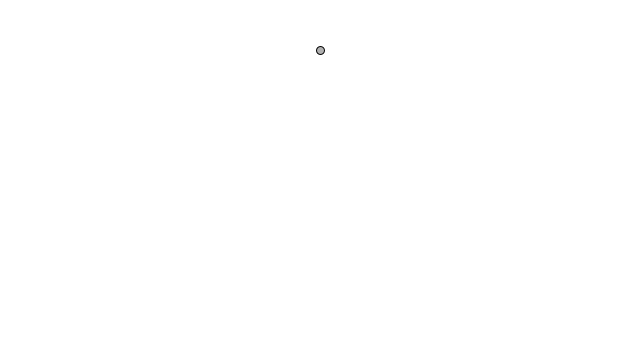
Frame 1 (no input)
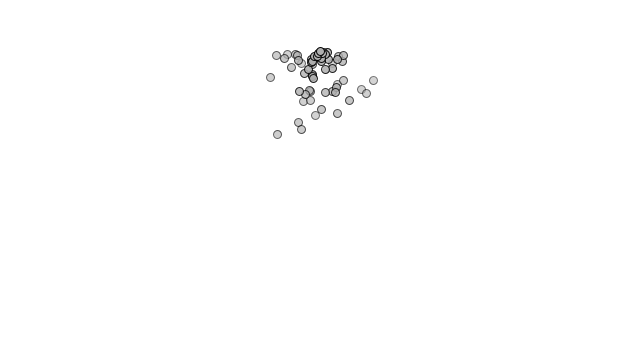
Frame 60 (the mouse pressed at the canvas centre just before this capture)
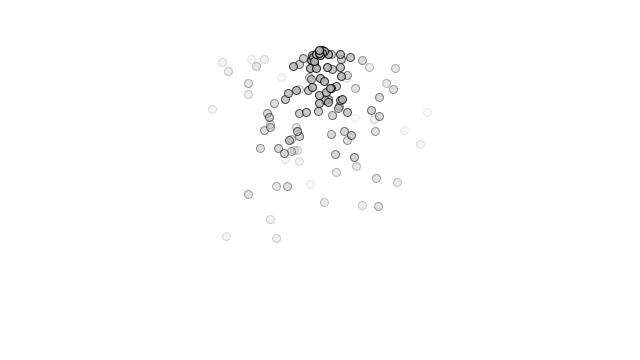
Frame 120 (the mouse held since frame 60 and released just before this capture)

The Processing sketch that drew these frames (run headless with seeded random() and noise(); from frame 60 on, the mouse is pressed at the canvas centre):

// Processing sketch: e04_ps_system
// ── e04_ps_system.pde
ParticleSystem ps;

void setup() {
  size(640, 360);
  ps = new ParticleSystem(new PVector(width/2, 50));
}

void draw() {
  background(255);
  ps.addParticle();
  ps.run();
}

// ── Particle.pde
class Particle {
  PVector location;
  PVector velocity;
  PVector acceleration;

  float lifespan;

  Particle(PVector l) {
    location = l.get();
    velocity = new PVector(random(-1, 1), random(0, 2));
    acceleration = new PVector(0, 0.05);
    lifespan = 255;
  }

  void run() {
    update();
    display();
  }

  void update() {
    velocity.add(acceleration);
    location.add(velocity);
    acceleration.mult(0);
    lifespan -= 2;
  }

  void display() {
    stroke(0, lifespan);
    fill(175, lifespan);
    ellipse(location.x, location.y, 8, 8);
  }

  void applyForce(PVector f) {
    acceleration.add(f);
  }

  boolean isDead() {
    if (lifespan < 0) {
      return true;
    } else {
      return false;
    }
  }
}

// ── ParticleSystem.pde
import java.util.Iterator;
ArrayList<Particle> particles;

class ParticleSystem {
  ArrayList<Particle> particles;
  PVector origin;

  ParticleSystem(PVector location) {
    origin = location.get();
    particles = new ArrayList<Particle>();
  }

  void addParticle() {
    particles.add(new Particle(origin));
  }

  void run() {
    // Using an iterator handles adding/removing object while iterating.
    Iterator<Particle> it = particles.iterator();

    while (it.hasNext()) {
      Particle p = it.next();
      p.run();
      if (p.isDead()) {
        it.remove();
      }
    }
  }
}
